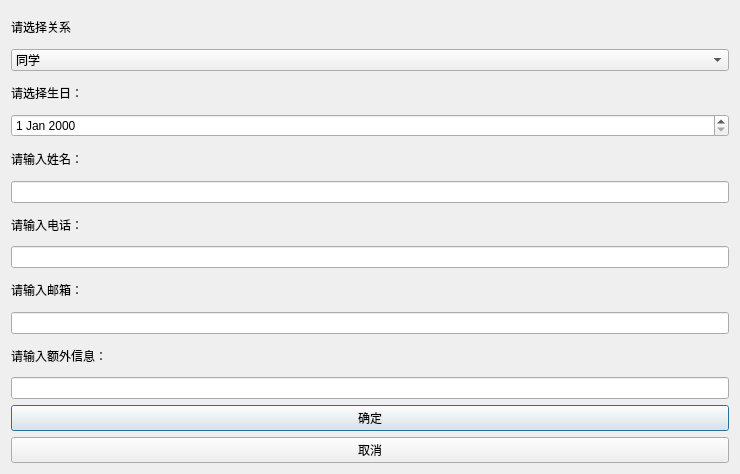
<?xml version="1.0" encoding="UTF-8"?>
<ui version="4.0">
 <class>AddDialogClass</class>
 <widget class="QDialog" name="AddDialogClass">
  <property name="geometry">
   <rect>
    <x>0</x>
    <y>0</y>
    <width>740</width>
    <height>474</height>
   </rect>
  </property>
  <property name="windowTitle">
   <string>AddDialog</string>
  </property>
  <layout class="QVBoxLayout" name="verticalLayout">
   <item>
    <widget class="QLabel" name="label_5">
     <property name="text">
      <string>请选择关系</string>
     </property>
    </widget>
   </item>
   <item>
    <widget class="QComboBox" name="comboBox">
     <item>
      <property name="text">
       <string>同学</string>
      </property>
     </item>
     <item>
      <property name="text">
       <string>同事</string>
      </property>
     </item>
     <item>
      <property name="text">
       <string>朋友</string>
      </property>
     </item>
     <item>
      <property name="text">
       <string>亲戚</string>
      </property>
     </item>
    </widget>
   </item>
   <item>
    <widget class="QLabel" name="label_6">
     <property name="text">
      <string>请选择生日：</string>
     </property>
    </widget>
   </item>
   <item>
    <widget class="QDateEdit" name="dateEdit"/>
   </item>
   <item>
    <widget class="QLabel" name="label">
     <property name="text">
      <string>请输入姓名：</string>
     </property>
    </widget>
   </item>
   <item>
    <widget class="QLineEdit" name="edit_name"/>
   </item>
   <item>
    <widget class="QLabel" name="label_2">
     <property name="text">
      <string>请输入电话：</string>
     </property>
    </widget>
   </item>
   <item>
    <widget class="QLineEdit" name="edit_tel"/>
   </item>
   <item>
    <widget class="QLabel" name="label_3">
     <property name="text">
      <string>请输入邮箱：</string>
     </property>
    </widget>
   </item>
   <item>
    <widget class="QLineEdit" name="edit_email"/>
   </item>
   <item>
    <widget class="QLabel" name="label_4">
     <property name="text">
      <string>请输入额外信息：</string>
     </property>
    </widget>
   </item>
   <item>
    <widget class="QLineEdit" name="edit_extra"/>
   </item>
   <item>
    <widget class="QPushButton" name="btn_ok">
     <property name="text">
      <string>确定</string>
     </property>
    </widget>
   </item>
   <item>
    <widget class="QPushButton" name="btn_cancel">
     <property name="text">
      <string>取消</string>
     </property>
    </widget>
   </item>
  </layout>
 </widget>
 <layoutdefault spacing="6" margin="11"/>
 <resources/>
 <connections/>
</ui>
